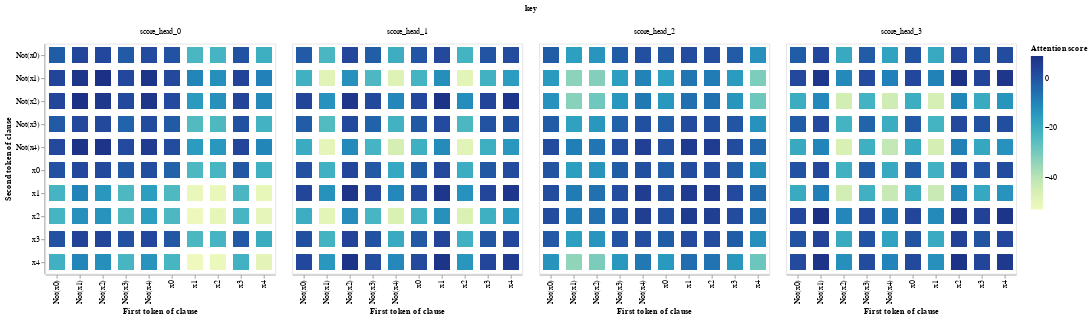

Notebook code for this chart:
### Code cell
save_chart(
    plot_attentions(),
    "img/second_layer_attns.pdf",
)

### Figure 1 — Vega-Lite specification as saved in the notebook (floating-point values rounded to 4 significant figures; data arrays with more than 128 entries replaced by an {"elided": "..."} marker saying what was removed)
{"config": {"view": {"continuousWidth": 300, "continuousHeight": 300}}, "data": {"name": "data-226bbb42a9473f325d278e1b3daf8d15"}, "mark": {"type": "rect", "height": 20, "width": 20}, "encoding": {"color": {"field": "value", "title": "Attention score", "type": "quantitative"}, "column": {"field": "key", "type": "nominal"}, "x": {"field": "left", "title": "First token of clause", "type": "nominal"}, "y": {"field": "right", "title": "Second token of clause", "type": "nominal"}}, "height": 300, "transform": [{"fold": ["score_head_0", "score_head_1", "score_head_2", "score_head_3"]}], "width": 300, "$schema": "https://vega.github.io/schema/vega-lite/v5.17.0.json", "datasets": {"data-226bbb42a9473f325d278e1b3daf8d15": {"elided": "1000 records"}}}
